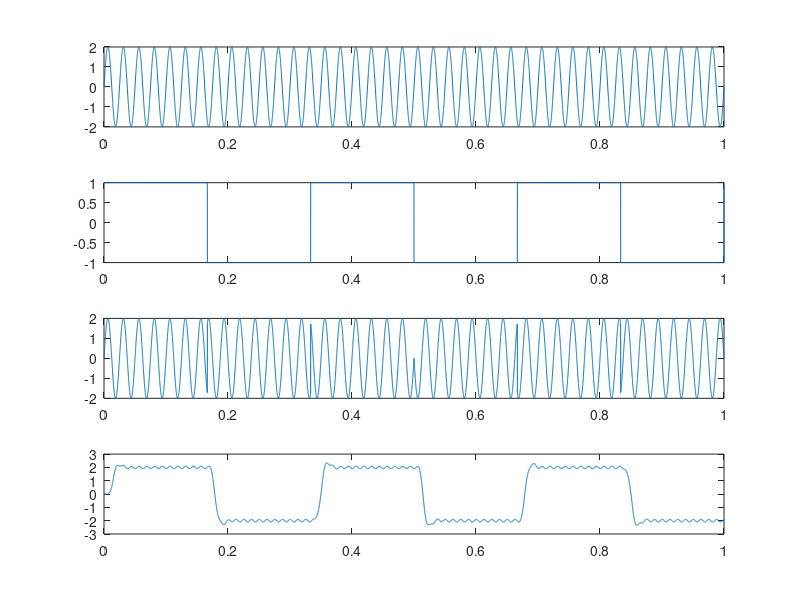

Here is the MATLAB script that generated this plot:
clc;clear all;close all
t=0:0.0001:1
x = 2*sin(2*pi*40*t)
m= square(2*pi*3*t)
v=x.*m
subplot(411)
plot(t,x)
subplot(412)
plot(t,m)
subplot(413)
plot(t,v)
z = v.*x
[num,den]=butter(2,0.01,'low')
m1=filter(num,den,z)
m2=filter(num,den,m1)
m3=filter(num,den,m2)
subplot(414)
plot(t,m3)